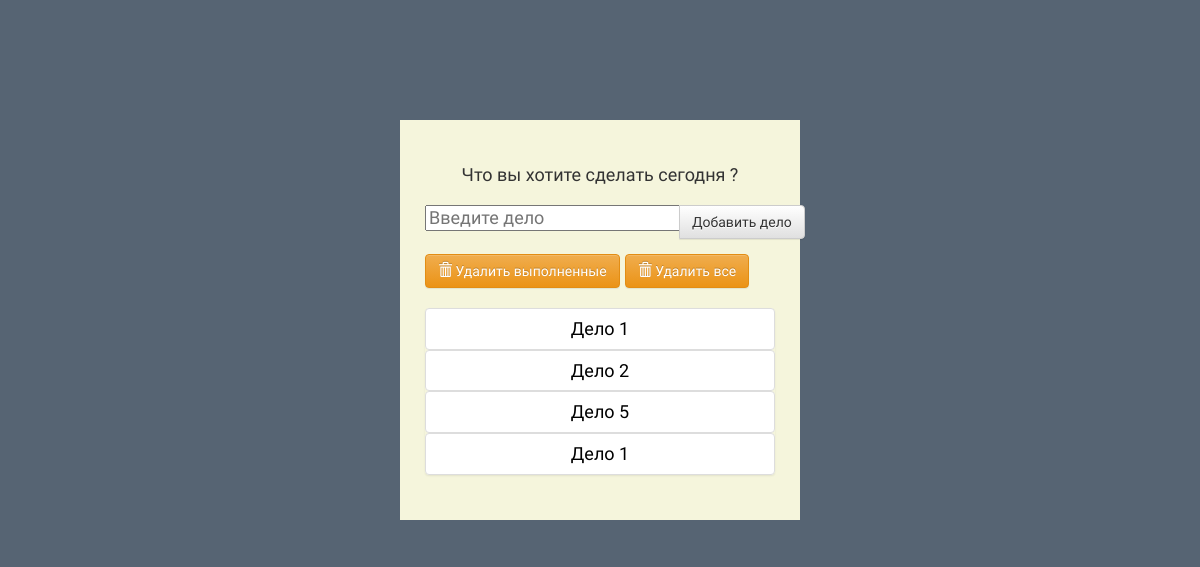
The page / on the database its author committed.
### TODO_list/models.py (models this page shows, shortened)
class Case(models.Model):
    text_case = models.CharField(max_length=40, verbose_name="Текст дела")
    complete_case = models.BooleanField(default=False, verbose_name="Выполнение дела")

### TODO_list/views.py (the view)
# urls.py: path('', views.index, name='index'),
def index(request):
    form = TodoForm
    todo_list = Case.objects.order_by('id')
    context = {'todo_list': todo_list, 'form': form}
    return render(request,'TODO/index.html', context)

### TODO_list/templates/TODO/index.html (shortened to what this page needs)
{% load static %}
<!DOCTYPE html>
<html lang="ru">
	<head>
         <link rel="stylesheet" href="//maxcdn.bootstrapcdn.com/bootstrap/3.2.0/css/bootstrap.min.css">
        <link rel="stylesheet" href="//maxcdn.bootstrapcdn.com/bootstrap/3.2.0/css/bootstrap-theme.min.css">
		<link rel="stylesheet" href="{% static 'TODO/styles.css' %}" />
	</head>
	<body>
		<div class="container-fluid" id="wrapper">
			<div class="row">
				<div class="col-lg-4 col-lg-offset-4" id="content">
					<h2>Что вы хотите сделать сегодня ?<h2>
					<form action="{% url 'add' %}" method="POST" role="form">
						<div class="form-group">
							<div class="input-group">
							  {{ form.text }}
							  <span class="input-group-btn">
								  <button type="submit" class="btn btn-default" id="add-btn">Добавить дело</button>
							  </span>
							</div>
						</div>
					</form>
					<div class="row t10">
						<div class="col-lg-12">
							<div class="btn-toolbar">
								<div class="btn-group">
									<a href="{% url 'deletecomplete' %}"><button type="button" class="btn btn-warning">
										<i class="glyphicon glyphicon-trash"></i> Удалить выполненные
									</button></a>
								</div>
								<div class="btn-group">
									<a href="{% url 'deleteall' %}"><button type="button" class="btn btn-warning">
										<i class="glyphicon glyphicon-trash"></i> Удалить все
									</button></a>
								</div>
							</div>
						</div>
					</div>
					<ul class="list-group t20">
						{% for todo in todo_list %}
							{% if todo.complete_case %}
							<li class="list-group-item todo-completed">{{ todo.text_case }}</li>
							{% else %}
							<a href="{% url 'complete' todo.id%}"><li class="list-group-item">{{ todo.text_case }}</li></a>
							{% endif %}
						{% endfor %}
					</ul>
				</div>
			</div>
		</div>
	</body>
</html>

### TODO_list/static/TODO/styles.css (style rules this page uses)
body { background: rgba(44, 62, 80, .8); font-family: 'Oswald', 'Futura', sans-serif; }
#wrapper { margin-top: 10% !important; }
#content { background: beige; padding: 25px; }
#content > h2 { font-size: 18px; text-align: center; padding-top: 0; }
.t10 { margin-top: 10px; }
.t20 { margin-top: 20px; }
.list-group-item { color: black; }

### rows shown on the page
Case: text_case "Дело 1"
Case: text_case "Дело 2"
Case: text_case "Дело 5"
Case: text_case "Дело 1"
